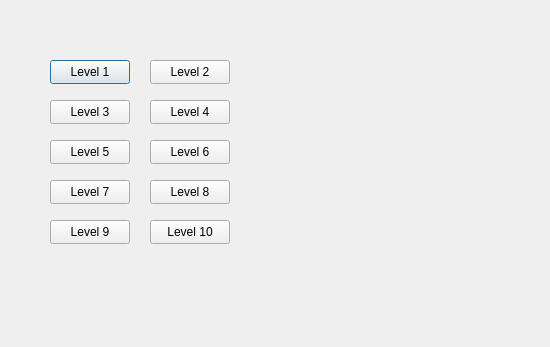
<?xml version="1.0" encoding="UTF-8"?>
<ui version="4.0">
 <class>StartMenu</class>
 <widget class="QDialog" name="StartMenu">
  <property name="geometry">
   <rect>
    <x>0</x>
    <y>0</y>
    <width>550</width>
    <height>347</height>
   </rect>
  </property>
  <property name="windowTitle">
   <string>Dialog</string>
  </property>
  <widget class="QPushButton" name="pushButtonlevel1">
   <property name="geometry">
    <rect>
     <x>50</x>
     <y>60</y>
     <width>80</width>
     <height>24</height>
    </rect>
   </property>
   <property name="text">
    <string>Level 1</string>
   </property>
  </widget>
  <widget class="QPushButton" name="pushButtonlevel2">
   <property name="geometry">
    <rect>
     <x>150</x>
     <y>60</y>
     <width>80</width>
     <height>24</height>
    </rect>
   </property>
   <property name="text">
    <string>Level 2</string>
   </property>
  </widget>
  <widget class="QPushButton" name="pushButtonlevel3">
   <property name="geometry">
    <rect>
     <x>50</x>
     <y>100</y>
     <width>80</width>
     <height>24</height>
    </rect>
   </property>
   <property name="text">
    <string>Level 3</string>
   </property>
  </widget>
  <widget class="QPushButton" name="pushButtonlevel4">
   <property name="geometry">
    <rect>
     <x>150</x>
     <y>100</y>
     <width>80</width>
     <height>24</height>
    </rect>
   </property>
   <property name="text">
    <string>Level 4</string>
   </property>
  </widget>
  <widget class="QPushButton" name="pushButtonlevel5">
   <property name="geometry">
    <rect>
     <x>50</x>
     <y>140</y>
     <width>80</width>
     <height>24</height>
    </rect>
   </property>
   <property name="text">
    <string>Level 5</string>
   </property>
  </widget>
  <widget class="QPushButton" name="pushButtonlevel6">
   <property name="geometry">
    <rect>
     <x>150</x>
     <y>140</y>
     <width>80</width>
     <height>24</height>
    </rect>
   </property>
   <property name="text">
    <string>Level 6</string>
   </property>
  </widget>
  <widget class="QPushButton" name="pushButtonlevel7">
   <property name="geometry">
    <rect>
     <x>50</x>
     <y>180</y>
     <width>80</width>
     <height>24</height>
    </rect>
   </property>
   <property name="text">
    <string>Level 7</string>
   </property>
  </widget>
  <widget class="QPushButton" name="pushButtonlevel8">
   <property name="geometry">
    <rect>
     <x>150</x>
     <y>180</y>
     <width>80</width>
     <height>24</height>
    </rect>
   </property>
   <property name="text">
    <string>Level 8</string>
   </property>
  </widget>
  <widget class="QPushButton" name="pushButtonlevel9">
   <property name="geometry">
    <rect>
     <x>50</x>
     <y>220</y>
     <width>80</width>
     <height>24</height>
    </rect>
   </property>
   <property name="text">
    <string>Level 9</string>
   </property>
  </widget>
  <widget class="QPushButton" name="pushButtonlevel10">
   <property name="geometry">
    <rect>
     <x>150</x>
     <y>220</y>
     <width>80</width>
     <height>24</height>
    </rect>
   </property>
   <property name="text">
    <string>Level 10</string>
   </property>
  </widget>
 </widget>
 <resources/>
 <connections/>
</ui>
